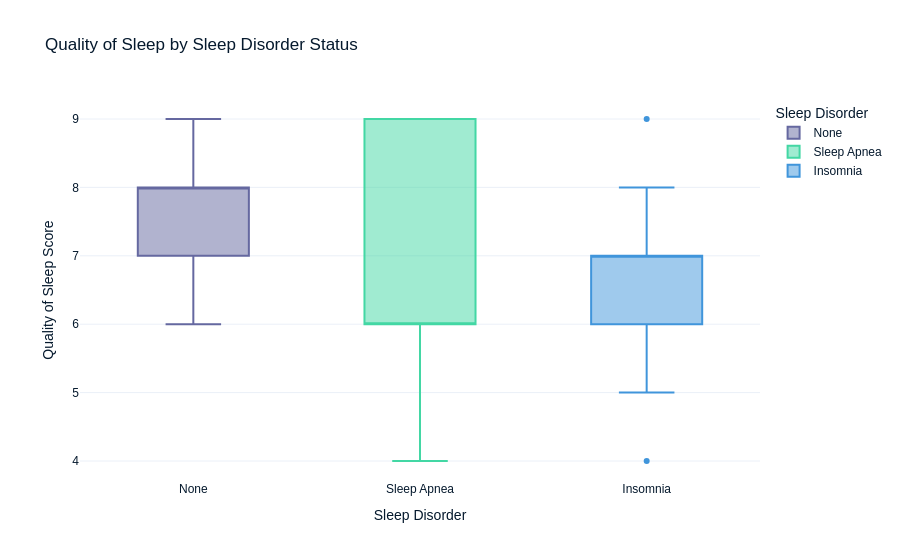

The code cell stored with this chart in its notebook:
### Markdown cell above
## Does the presence of a sleep disorder affect the subjective sleep quality metric?

### Code cell
fig = px.box(sleep_data, x='Sleep Disorder', y='Quality of Sleep',
             color='Sleep Disorder',
             title='Quality of Sleep by Sleep Disorder Status',
             labels={'Sleep Disorder': 'Sleep Disorder', 'Quality of Sleep': 'Quality of Sleep Score'})
fig.show()

### Figure 1 — Plotly figure (JSON) as saved in the notebook; plotly's stock layout.template omitted (floating-point values rounded to 4 significant figures; data arrays with more than 128 entries replaced by an {"elided": "..."} marker saying what was removed)
{"data": [{"alignmentgroup": "True", "hovertemplate": "Sleep Disorder=%{x}<br>Quality of Sleep Score=%{y}<extra></extra>", "legendgroup": "None", "marker": {"color": "#6568a0"}, "name": "None", "notched": false, "offsetgroup": "None", "orientation": "v", "showlegend": true, "x": {"elided": "219 str values"}, "x0": " ", "xaxis": "x", "y": {"elided": "219 int values"}, "y0": " ", "yaxis": "y", "type": "box"}, {"alignmentgroup": "True", "hovertemplate": "Sleep Disorder=%{x}<br>Quality of Sleep Score=%{y}<extra></extra>", "legendgroup": "Sleep Apnea", "marker": {"color": "#43d7a4"}, "name": "Sleep Apnea", "notched": false, "offsetgroup": "Sleep Apnea", "orientation": "v", "showlegend": true, "x": ["Sleep Apnea", "Sleep Apnea", "Sleep Apnea", "Sleep Apnea", "Sleep Apnea", "Sleep Apnea", "Sleep Apnea", "Sleep Apnea", "Sleep Apnea", "Sleep Apnea", "Sleep Apnea", "Sleep Apnea", "Sleep Apnea", "Sleep Apnea", "Sleep Apnea", "Sleep Apnea", "Sleep Apnea", "Sleep Apnea", "Sleep Apnea", "Sleep Apnea", "Sleep Apnea", "Sleep Apnea", "Sleep Apnea", "Sleep Apnea", "Sleep Apnea", "Sleep Apnea", "Sleep Apnea", "Sleep Apnea", "Sleep Apnea", "Sleep Apnea", "Sleep Apnea", "Sleep Apnea", "Sleep Apnea", "Sleep Apnea", "Sleep Apnea", "Sleep Apnea", "Sleep Apnea", "Sleep Apnea", "Sleep Apnea", "Sleep Apnea", "Sleep Apnea", "Sleep Apnea", "Sleep Apnea", "Sleep Apnea", "Sleep Apnea", "Sleep Apnea", "Sleep Apnea", "Sleep Apnea", "Sleep Apnea", "Sleep Apnea", "Sleep Apnea", "Sleep Apnea", "Sleep Apnea", "Sleep Apnea", "Sleep Apnea", "Sleep Apnea", "Sleep Apnea", "Sleep Apnea", "Sleep Apnea", "Sleep Apnea", "Sleep Apnea", "Sleep Apnea", "Sleep Apnea", "Sleep Apnea", "Sleep Apnea", "Sleep Apnea", "Sleep Apnea", "Sleep Apnea", "Sleep Apnea", "Sleep Apnea", "Sleep Apnea", "Sleep Apnea", "Sleep Apnea", "Sleep Apnea", "Sleep Apnea", "Sleep Apnea", "Sleep Apnea", "Sleep Apnea"], "x0": " ", "xaxis": "x", "y": [4, 4, 5, 6, 5, 7, 4, 4, 7, 5, 8, 8, 7, 6, 6, 8, 6, 6, 6, 6, 6, 6, 6, 6, 6, 6, 9, 9, 6, 6, 6, 6, 6, 6, 6, 6, 6, 6, 6, 6, 6, 6, 6, 6, 6, 6, 6, 6, 9, 9, 9, 9, 9, 9, 9, 9, 9, 9, 9, 9, 9, 9, 9, 9, 9, 9, 9, 9, 9, 9, 9, 9, 9, 9, 9, 9, 9, 9], "y0": " ", "yaxis": "y", "type": "box"}, {"alignmentgroup": "True", "hovertemplate": "Sleep Disorder=%{x}<br>Quality of Sleep Score=%{y}<extra></extra>", "legendgroup": "Insomnia", "marker": {"color": "#4095db"}, "name": "Insomnia", "notched": false, "offsetgroup": "Insomnia", "orientation": "v", "showlegend": true, "x": ["Insomnia", "Insomnia", "Insomnia", "Insomnia", "Insomnia", "Insomnia", "Insomnia", "Insomnia", "Insomnia", "Insomnia", "Insomnia", "Insomnia", "Insomnia", "Insomnia", "Insomnia", "Insomnia", "Insomnia", "Insomnia", "Insomnia", "Insomnia", "Insomnia", "Insomnia", "Insomnia", "Insomnia", "Insomnia", "Insomnia", "Insomnia", "Insomnia", "Insomnia", "Insomnia", "Insomnia", "Insomnia", "Insomnia", "Insomnia", "Insomnia", "Insomnia", "Insomnia", "Insomnia", "Insomnia", "Insomnia", "Insomnia", "Insomnia", "Insomnia", "Insomnia", "Insomnia", "Insomnia", "Insomnia", "Insomnia", "Insomnia", "Insomnia", "Insomnia", "Insomnia", "Insomnia", "Insomnia", "Insomnia", "Insomnia", "Insomnia", "Insomnia", "Insomnia", "Insomnia", "Insomnia", "Insomnia", "Insomnia", "Insomnia", "Insomnia", "Insomnia", "Insomnia", "Insomnia", "Insomnia", "Insomnia", "Insomnia", "Insomnia", "Insomnia", "Insomnia", "Insomnia", "Insomnia", "Insomnia"], "x0": " ", "xaxis": "x", "y": [4, 6, 5, 5, 6, 8, 5, 8, 5, 8, 6, 7, 6, 7, 6, 7, 6, 6, 6, 6, 6, 6, 6, 6, 6, 6, 8, 8, 7, 6, 6, 6, 7, 6, 7, 6, 7, 6, 7, 6, 7, 6, 7, 6, 6, 7, 6, 6, 7, 6, 6, 7, 6, 7, 6, 7, 7, 7, 7, 7, 7, 7, 7, 7, 7, 7, 7, 7, 7, 6, 7, 7, 7, 7, 7, 7, 9], "y0": " ", "yaxis": "y", "type": "box"}], "layout": {"xaxis": {"anchor": "y", "domain": [0, 1], "title": {"text": "Sleep Disorder"}, "categoryorder": "array", "categoryarray": ["None", "Sleep Apnea", "Insomnia"]}, "yaxis": {"anchor": "x", "domain": [0, 1], "title": {"text": "Quality of Sleep Score"}}, "legend": {"title": {"text": "Sleep Disorder"}, "tracegroupgap": 0}, "title": {"text": "Quality of Sleep by Sleep Disorder Status"}, "boxmode": "overlay"}}
